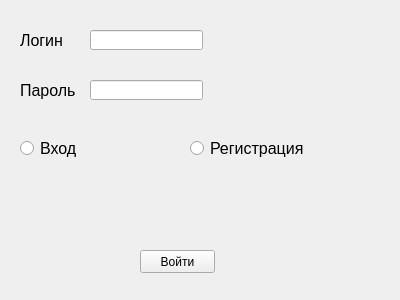
<?xml version="1.0" encoding="UTF-8"?>
<ui version="4.0">
 <class>Form</class>
 <widget class="QWidget" name="Form">
  <property name="geometry">
   <rect>
    <x>0</x>
    <y>0</y>
    <width>400</width>
    <height>300</height>
   </rect>
  </property>
  <property name="windowTitle">
   <string>Вход и регистрация</string>
  </property>
  <widget class="QLabel" name="label">
   <property name="geometry">
    <rect>
     <x>20</x>
     <y>30</y>
     <width>71</width>
     <height>21</height>
    </rect>
   </property>
   <property name="font">
    <font>
     <pointsize>12</pointsize>
    </font>
   </property>
   <property name="text">
    <string>Логин</string>
   </property>
  </widget>
  <widget class="QLabel" name="label_2">
   <property name="geometry">
    <rect>
     <x>20</x>
     <y>80</y>
     <width>71</width>
     <height>21</height>
    </rect>
   </property>
   <property name="font">
    <font>
     <pointsize>12</pointsize>
    </font>
   </property>
   <property name="text">
    <string>Пароль</string>
   </property>
  </widget>
  <widget class="QLabel" name="lbl_msg">
   <property name="geometry">
    <rect>
     <x>30</x>
     <y>200</y>
     <width>201</width>
     <height>31</height>
    </rect>
   </property>
   <property name="font">
    <font>
     <pointsize>12</pointsize>
    </font>
   </property>
   <property name="text">
    <string/>
   </property>
  </widget>
  <widget class="QPushButton" name="btn_input">
   <property name="geometry">
    <rect>
     <x>140</x>
     <y>250</y>
     <width>75</width>
     <height>23</height>
    </rect>
   </property>
   <property name="text">
    <string>Войти</string>
   </property>
  </widget>
  <widget class="QLineEdit" name="edit_login">
   <property name="geometry">
    <rect>
     <x>90</x>
     <y>30</y>
     <width>113</width>
     <height>20</height>
    </rect>
   </property>
  </widget>
  <widget class="QLineEdit" name="edit_password">
   <property name="geometry">
    <rect>
     <x>90</x>
     <y>80</y>
     <width>113</width>
     <height>20</height>
    </rect>
   </property>
  </widget>
  <widget class="QRadioButton" name="radio_login">
   <property name="geometry">
    <rect>
     <x>20</x>
     <y>140</y>
     <width>82</width>
     <height>17</height>
    </rect>
   </property>
   <property name="font">
    <font>
     <pointsize>12</pointsize>
    </font>
   </property>
   <property name="text">
    <string>Вход</string>
   </property>
  </widget>
  <widget class="QRadioButton" name="radioButton_2">
   <property name="geometry">
    <rect>
     <x>190</x>
     <y>140</y>
     <width>151</width>
     <height>17</height>
    </rect>
   </property>
   <property name="font">
    <font>
     <pointsize>12</pointsize>
    </font>
   </property>
   <property name="text">
    <string>Регистрация</string>
   </property>
  </widget>
 </widget>
 <resources/>
 <connections/>
</ui>
